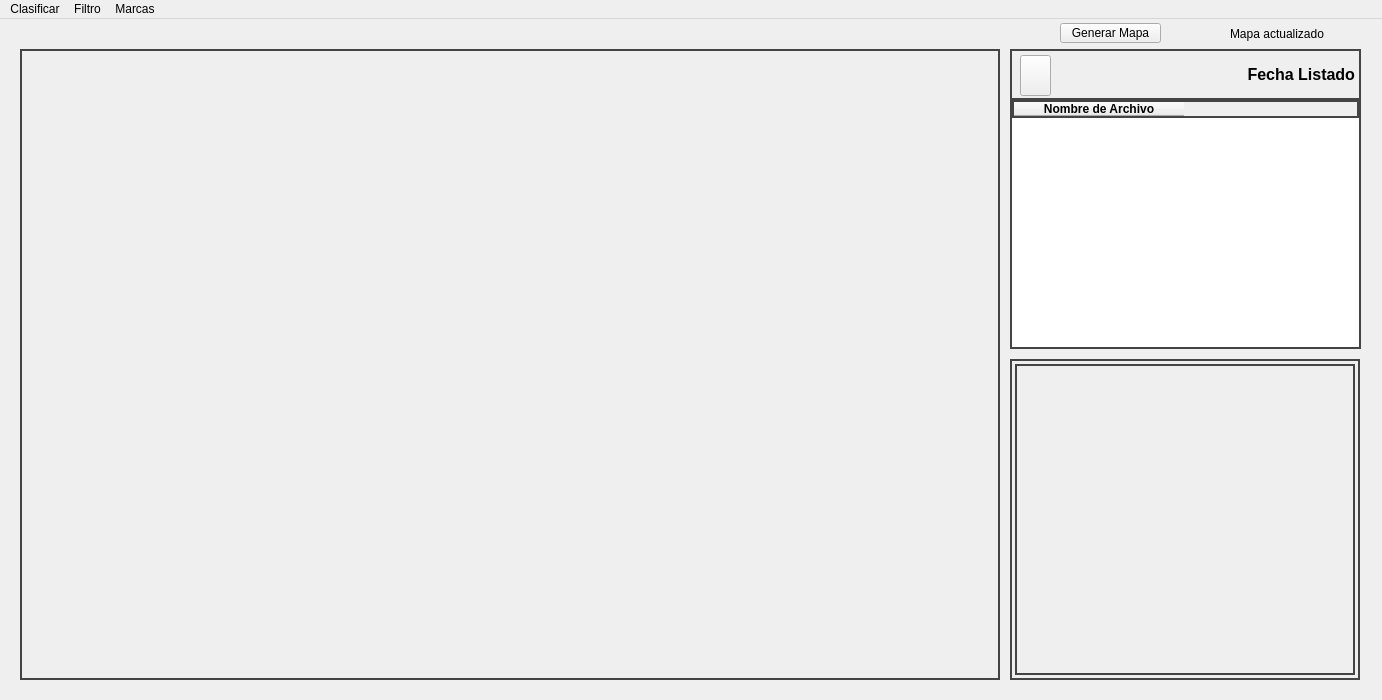
<?xml version="1.0" encoding="UTF-8"?>
<ui version="4.0">
 <class>MainWindow</class>
 <widget class="QMainWindow" name="MainWindow">
  <property name="geometry">
   <rect>
    <x>0</x>
    <y>0</y>
    <width>1382</width>
    <height>700</height>
   </rect>
  </property>
  <property name="maximumSize">
   <size>
    <width>1480</width>
    <height>750</height>
   </size>
  </property>
  <property name="windowTitle">
   <string>Clasificador de Fotos</string>
  </property>
  <widget class="QWidget" name="centralwidget">
   <widget class="QWidget" name="QWidget_foto" native="true">
    <property name="geometry">
     <rect>
      <x>20</x>
      <y>30</y>
      <width>980</width>
      <height>631</height>
     </rect>
    </property>
    <property name="styleSheet">
     <string notr="true">border: 2px solid #444;
border-radius: 0px;</string>
    </property>
   </widget>
   <widget class="QWidget" name="QWidget_listado" native="true">
    <property name="geometry">
     <rect>
      <x>1010</x>
      <y>30</y>
      <width>351</width>
      <height>300</height>
     </rect>
    </property>
    <property name="styleSheet">
     <string notr="true"/>
    </property>
    <widget class="QTableWidget" name="tableWidget">
     <property name="geometry">
      <rect>
       <x>0</x>
       <y>49</y>
       <width>351</width>
       <height>251</height>
      </rect>
     </property>
     <property name="styleSheet">
      <string notr="true">border: 2px solid #444;
border-radius: 0px;</string>
     </property>
     <attribute name="horizontalHeaderDefaultSectionSize">
      <number>170</number>
     </attribute>
     <attribute name="horizontalHeaderMinimumSectionSize">
      <number>50</number>
     </attribute>
     <attribute name="verticalHeaderVisible">
      <bool>false</bool>
     </attribute>
     <column>
      <property name="text">
       <string>Nombre de Archivo</string>
      </property>
      <property name="font">
       <font>
        <weight>75</weight>
        <bold>true</bold>
       </font>
      </property>
     </column>
    </widget>
    <widget class="QLabel" name="labelFechaListado">
     <property name="geometry">
      <rect>
       <x>0</x>
       <y>0</y>
       <width>351</width>
       <height>51</height>
      </rect>
     </property>
     <property name="font">
      <font>
       <pointsize>12</pointsize>
       <weight>75</weight>
       <bold>true</bold>
      </font>
     </property>
     <property name="styleSheet">
      <string notr="true">border: 2px solid #444;
border-radius: 0px;</string>
     </property>
     <property name="text">
      <string>Fecha Listado</string>
     </property>
     <property name="alignment">
      <set>Qt::AlignRight|Qt::AlignTrailing|Qt::AlignVCenter</set>
     </property>
    </widget>
    <widget class="Button_Sel" name="button_sel_multiple">
     <property name="geometry">
      <rect>
       <x>10</x>
       <y>6</y>
       <width>31</width>
       <height>41</height>
      </rect>
     </property>
     <property name="icon">
      <iconset>
       <normaloff>../assets/checkbox_checked.png</normaloff>../assets/checkbox_checked.png</iconset>
     </property>
     <property name="iconSize">
      <size>
       <width>24</width>
       <height>24</height>
      </size>
     </property>
     <property name="shortcut">
      <string>Ctrl+S</string>
     </property>
    </widget>
   </widget>
   <widget class="QWidget" name="QWidget_visor_foto" native="true">
    <property name="geometry">
     <rect>
      <x>1010</x>
      <y>340</y>
      <width>350</width>
      <height>321</height>
     </rect>
    </property>
    <property name="styleSheet">
     <string notr="true">border: 2px solid #444;
border-radius: 0px;</string>
    </property>
    <widget class="QLabel" name="labelVisor">
     <property name="geometry">
      <rect>
       <x>5</x>
       <y>5</y>
       <width>340</width>
       <height>311</height>
      </rect>
     </property>
     <property name="text">
      <string/>
     </property>
    </widget>
   </widget>
   <widget class="QLabel" name="labelMapaActualizado">
    <property name="geometry">
     <rect>
      <x>1230</x>
      <y>-1</y>
      <width>131</width>
      <height>31</height>
     </rect>
    </property>
    <property name="text">
     <string>Mapa actualizado</string>
    </property>
   </widget>
   <widget class="QPushButton" name="button_generar_mapa">
    <property name="geometry">
     <rect>
      <x>1060</x>
      <y>4</y>
      <width>101</width>
      <height>20</height>
     </rect>
    </property>
    <property name="text">
     <string>Generar Mapa</string>
    </property>
   </widget>
  </widget>
  <widget class="QMenuBar" name="menuBar">
   <property name="geometry">
    <rect>
     <x>0</x>
     <y>0</y>
     <width>1382</width>
     <height>21</height>
    </rect>
   </property>
   <widget class="QMenu" name="menuClasificar">
    <property name="title">
     <string>Clasificar</string>
    </property>
    <addaction name="actionDesde_Movil"/>
    <addaction name="actionClasificar"/>
    <addaction name="actionPendientes"/>
    <addaction name="separator"/>
    <addaction name="actionConfiguracion"/>
    <addaction name="separator"/>
    <addaction name="actionSalir_3"/>
   </widget>
   <widget class="QMenu" name="menuFiltro">
    <property name="title">
     <string>Filtro</string>
    </property>
    <addaction name="actionA_o"/>
    <addaction name="actionMes"/>
    <addaction name="separator"/>
    <addaction name="actionLugar"/>
    <addaction name="separator"/>
    <addaction name="actionPersona"/>
   </widget>
   <widget class="QMenu" name="menuMarcas">
    <property name="title">
     <string>Marcas</string>
    </property>
    <addaction name="actionFoto"/>
    <addaction name="actionDirectorio"/>
   </widget>
   <addaction name="menuClasificar"/>
   <addaction name="menuFiltro"/>
   <addaction name="menuMarcas"/>
  </widget>
  <action name="actionA_o">
   <property name="text">
    <string>Año</string>
   </property>
  </action>
  <action name="actionMes">
   <property name="text">
    <string>Mes</string>
   </property>
  </action>
  <action name="actionLugar">
   <property name="text">
    <string>Lugar</string>
   </property>
  </action>
  <action name="actionPersona">
   <property name="text">
    <string>Persona</string>
   </property>
  </action>
  <action name="actionFoto">
   <property name="text">
    <string>Foto</string>
   </property>
  </action>
  <action name="actionDirectorio">
   <property name="text">
    <string>Directorio</string>
   </property>
  </action>
  <action name="actionDesde_Movil">
   <property name="text">
    <string>Desde Movil</string>
   </property>
  </action>
  <action name="actionClasificar">
   <property name="text">
    <string>Clasificar</string>
   </property>
  </action>
  <action name="actionSalir">
   <property name="text">
    <string>actionSalir</string>
   </property>
  </action>
  <action name="actionSalir_2">
   <property name="text">
    <string>Salir</string>
   </property>
  </action>
  <action name="actionSalir_3">
   <property name="text">
    <string>Salir</string>
   </property>
  </action>
  <action name="actionPendientes">
   <property name="text">
    <string>Pendientes</string>
   </property>
  </action>
  <action name="actionConfiguraci_n">
   <property name="text">
    <string>Configuración</string>
   </property>
  </action>
  <action name="actionConfiguracion">
   <property name="text">
    <string>Configuración</string>
   </property>
  </action>
 </widget>
 <customwidgets>
  <customwidget>
   <class>Button_Sel</class>
   <extends>QPushButton</extends>
   <header>componentes.controles</header>
  </customwidget>
 </customwidgets>
 <resources/>
 <connections/>
</ui>
